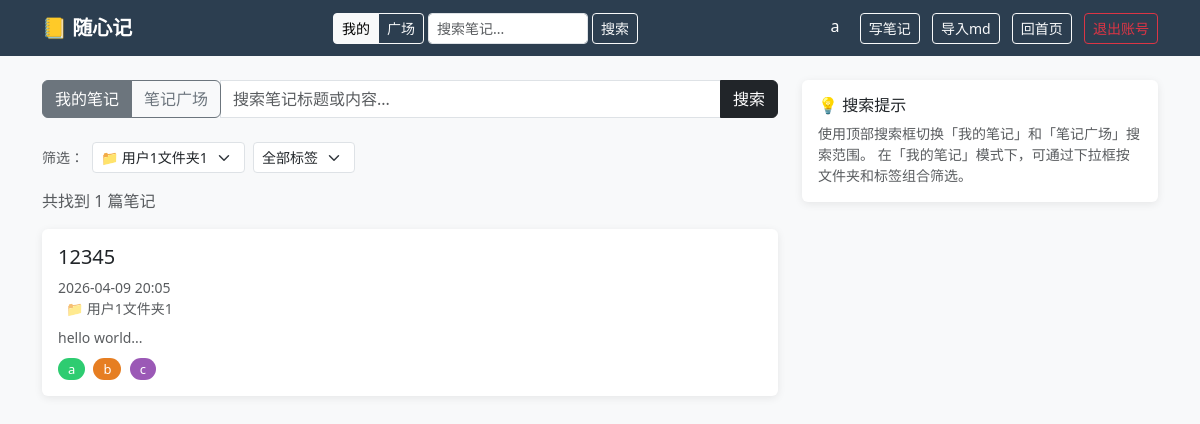
The app's page /search?folder_id=1 (signed in), older data.
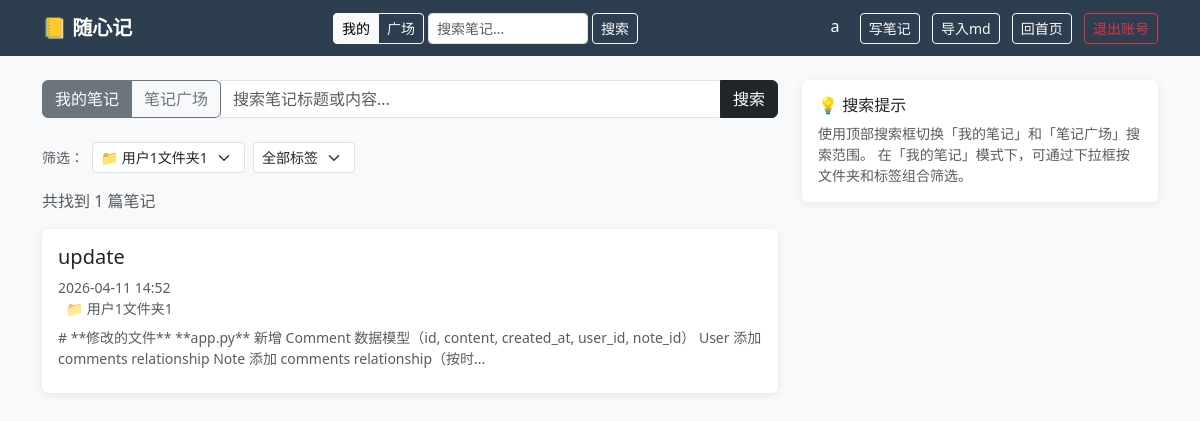
The same page, newer data.
### app.py (models this page shows)
class Note(db.Model):
    id         = db.Column(db.Integer, primary_key=True)
    title      = db.Column(db.String(200), nullable=False)
    content    = db.Column(db.Text, nullable=False)
    created_at = db.Column(db.DateTime, default=datetime.utcnow)
    updated_at = db.Column(db.DateTime, default=datetime.utcnow)  # 手动在 edit 时刷新
    user_id    = db.Column(db.Integer, db.ForeignKey('user.id'), nullable=False)
    folder_id  = db.Column(db.Integer, db.ForeignKey('folder.id'), nullable=True)
    is_public  = db.Column(db.Boolean, default=False)
    is_deleted = db.Column(db.Boolean, default=False)
    deleted_at = db.Column(db.DateTime, nullable=True)
    tags       = db.relationship('Tag', secondary=note_tags, backref='notes')
    comments   = db.relationship('Comment', backref='note', lazy=True, order_by='Comment.created_at.desc()', cascade='all, delete-orphan')
    versions   = db.relationship('NoteVersion', backref='note', lazy=True, order_by='NoteVersion.created_at.desc()', cascade='all, delete-orphan')

class Folder(db.Model):
    id      = db.Column(db.Integer, primary_key=True)
    name    = db.Column(db.String(100), nullable=False)
    user_id = db.Column(db.Integer, db.ForeignKey('user.id'), nullable=False)
    notes   = db.relationship('Note', backref='folder', lazy=True)

class Tag(db.Model):
    id   = db.Column(db.Integer, primary_key=True)
    name = db.Column(db.String(50), unique=True, nullable=False)

### app.py (the view)
@app.route('/search')
@login_required
def search():
    query    = request.args.get('q', '').strip()
    scope    = request.args.get('scope', 'mine')
    folder_id = request.args.get('folder_id')
    tag_id    = request.args.get('tag_id')
    if scope == 'plaza':
        return redirect(url_for('plaza', q=query))
    q = Note.query.filter_by(user_id=current_user.id, is_deleted=False)
    if query:
        q = q.filter(Note.title.contains(query) | Note.content.contains(query))
    if folder_id:
        q = q.filter_by(folder_id=folder_id)
    if tag_id:
        tag = db.session.get(Tag, int(tag_id))
        if tag:
            q = q.filter(Note.tags.contains(tag))
    notes = q.order_by(Note.created_at.desc()).all()
    folders = Folder.query.filter_by(user_id=current_user.id).all()
    tags = (Tag.query
            .join(note_tags)
            .join(Note)
            .filter(Note.user_id == current_user.id, Note.is_deleted == False)
            .distinct().all())
    return render_template('search.html', notes=notes, query=query,
                           scope=scope, folders=folders, tags=tags,
                           current_folder_id=int(folder_id) if folder_id else None,
                           current_tag_id=int(tag_id) if tag_id else None)

### app.py (called while the page is built, shortened)
@app.template_filter('local_time')
def local_time(dt):
    if dt is None:
        return ''
    beijing = timezone(timedelta(hours=8))
    return dt.replace(tzinfo=timezone.utc).astimezone(beijing).strftime('%Y-%m-%d %H:%M')

@app.template_filter('highlight')
def highlight(text, query):
    if not query:
        return text
    pattern = re.compile(re.escape(query), re.IGNORECASE)
    return pattern.sub(f'<mark>{query}</mark>', text)

@app.template_filter('preview')
def preview(content, query):
    if not query:
        return content[:150] + '...'

@login_manager.user_loader
def load_user(user_id):
    return db.session.get(User, int(user_id))

### templates/search.html (shortened to what this page needs)
{% extends 'base.html' %}
{% block content %}
<div class="row">
    <div class="col-md-8">
        <form method="GET" action="/search" id="searchForm" class="mb-4">
            <div class="input-group">
                <div class="btn-group" role="group">
                    <label class="btn btn-outline-secondary" for="search-scope-mine">我的笔记</label>
                    <label class="btn btn-outline-secondary" for="search-scope-plaza">笔记广场</label>
                </div>
                <input type="text" name="q" value="{{ query }}" class="form-control" placeholder="搜索笔记标题或内容...">
                <button type="submit" class="btn btn-dark">搜索</button>
            </div>
        </form>
        <div class="d-flex gap-2 mb-3 flex-wrap align-items-center">
            <small class="text-muted">筛选：</small>
            <form method="GET" action="/search" class="d-flex gap-2 flex-wrap" id="filterForm">
                <select name="folder_id" class="form-select form-select-sm" style="width:auto" onchange="this.form.submit()">
                    {% for folder in folders %}
                    <option value="{{ folder.id }}" {% if current_folder_id == folder.id %}selected{% endif %}>📁 {{ folder.name }}</option>
                    {% endfor %}
                </select>
                <select name="tag_id" class="form-select form-select-sm" style="width:auto" onchange="this.form.submit()">
                    <option value="">全部标签</option>
                </select>
            </form>
        </div>
        {% if query or current_folder_id or current_tag_id %}
        <p class="text-muted">共找到 {{ notes|length }} 篇笔记</p>
        {% for note in notes %}
        <div class="card mb-3 p-3">
            <h5>
                <a href="/notes/{{ note.id }}?highlight={{ query }}" class="text-decoration-none text-dark">
                    {{ note.title | highlight(query) | safe }}
                </a>
            </h5>
            <small class="text-muted">{{ note.created_at | local_time }}</small>
            {% if note.folder %}
            <small class="text-muted ms-2">📁 {{ note.folder.name }}</small>
            {% endif %}
            <div class="mt-2 text-muted small">
                {{ note.content | preview(query) | safe }}
            </div>
            <div class="mt-2">
                {% for tag in note.tags %}
                <a href="/tags/{{ tag.id }}" class="tag-badge tag-color-{{ tag.id % 8 }}">{{ tag.name }}</a>
                {% endfor %}
            </div>
        </div>
        {% else %}
        <div class="card p-4 text-center text-muted">没有找到相关笔记</div>
        {% endfor %}
        {% endif %}
    </div>
    <div class="col-md-4">
        <div class="card p-3">
            <h6 class="mb-2">💡 搜索提示</h6>
            <p class="small text-muted mb-0">
                使用顶部搜索框切换「我的笔记」和「笔记广场」搜索范围。
                在「我的笔记」模式下，可通过下拉框按文件夹和标签组合筛选。
            </p>
        </div>
    </div>
</div>
{% endblock %}

Row changes from the older to the newer data that the page shows:
removed Note: title|highlight "12345", created_at|local_time "2026-04-09 20:05", folder.name "用户1文件夹1", content|preview "hello world..."
no longer on this page (row unchanged): Tag: name "a"
no longer on this page (row unchanged): Tag: name "b"
no longer on this page (row unchanged): Tag: name "c"
added Note: title|highlight "update", created_at|local_time "2026-04-11 14:52", folder.name "用户1文件夹1", content|preview "# **修改的文件** **app.py** 新增 Comment 数据模型（id, content, created_at, user_id, note_id） User 添加 comments relationship Note 添加 comments relationship（按时..."
